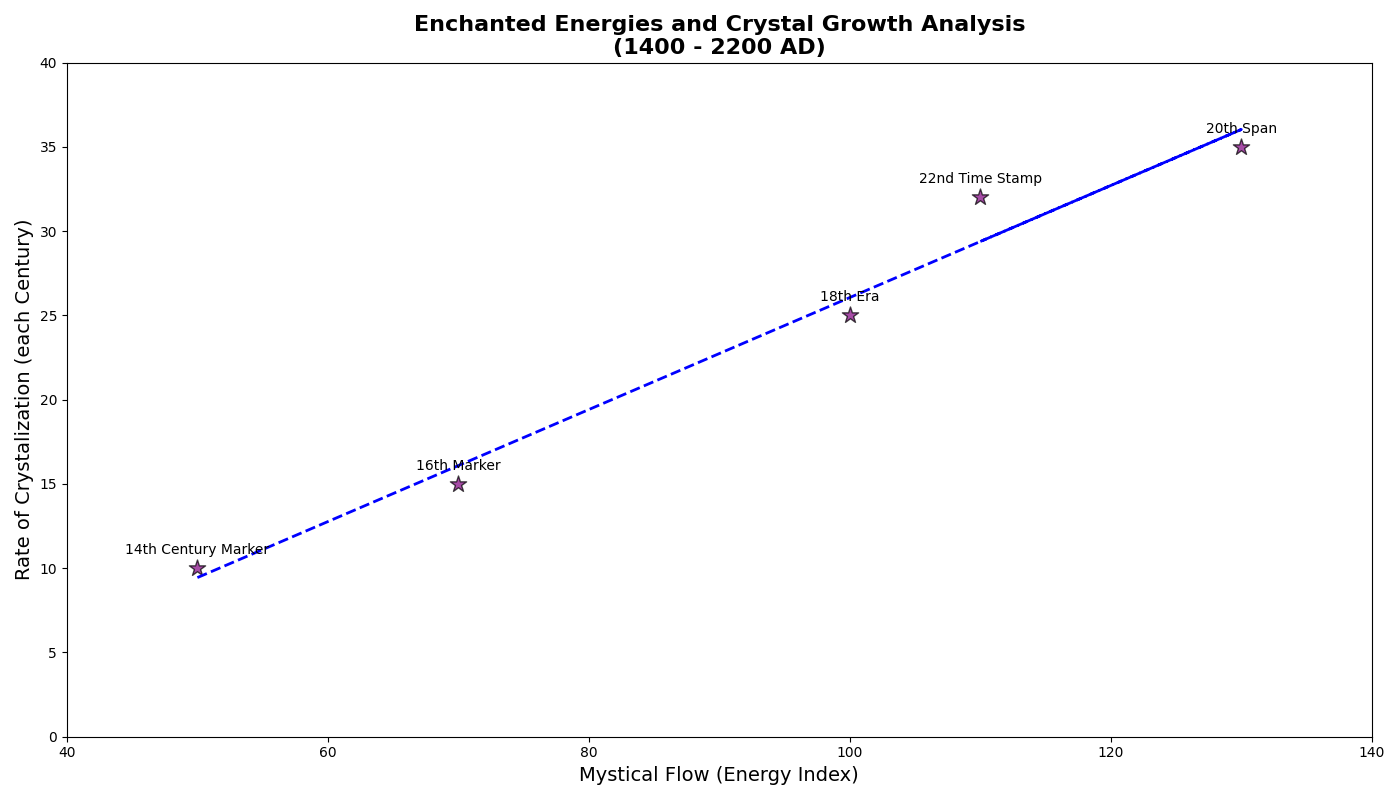

Source code (Python):
import numpy as np
import matplotlib.pyplot as plt

# Data
centuries = np.arange(1400, 2300, 200)
energy_flux = np.array([50, 70, 100, 130, 110])
crystal_formation = np.array([10, 15, 25, 35, 32])

# Create the plot
fig, ax = plt.subplots(figsize=(14, 8))

# Scatter plot
ax.scatter(energy_flux, crystal_formation, color='purple', edgecolor='black', s=150, marker='*', alpha=0.7)

# Randomly altered textual elements
ax.set_title("Enchanted Energies and Crystal Growth Analysis\n(1400 - 2200 AD)", fontsize=16, fontweight='bold')
ax.set_xlabel("Mystical Flow (Energy Index)", fontsize=14)
ax.set_ylabel("Rate of Crystalization (each Century)", fontsize=14)

# Annotate points with randomly altered labels
annotations = ['14th Century Marker', '16th Marker', '18th Era', '20th Span', '22nd Time Stamp']
for i, annotation in enumerate(annotations):
    ax.annotate(annotation, (energy_flux[i], crystal_formation[i]), textcoords="offset points", xytext=(0, 10), ha='center', fontsize=10)

# Regression line
fit = np.polyfit(energy_flux, crystal_formation, 1)
fit_fn = np.poly1d(fit)
ax.plot(energy_flux, fit_fn(energy_flux), color='blue', linestyle='--', linewidth=2)

# Adjust ticks
ax.set_xticks(np.arange(40, 141, 20))
ax.set_yticks(np.arange(0, 41, 5))

plt.tight_layout()
plt.show()
